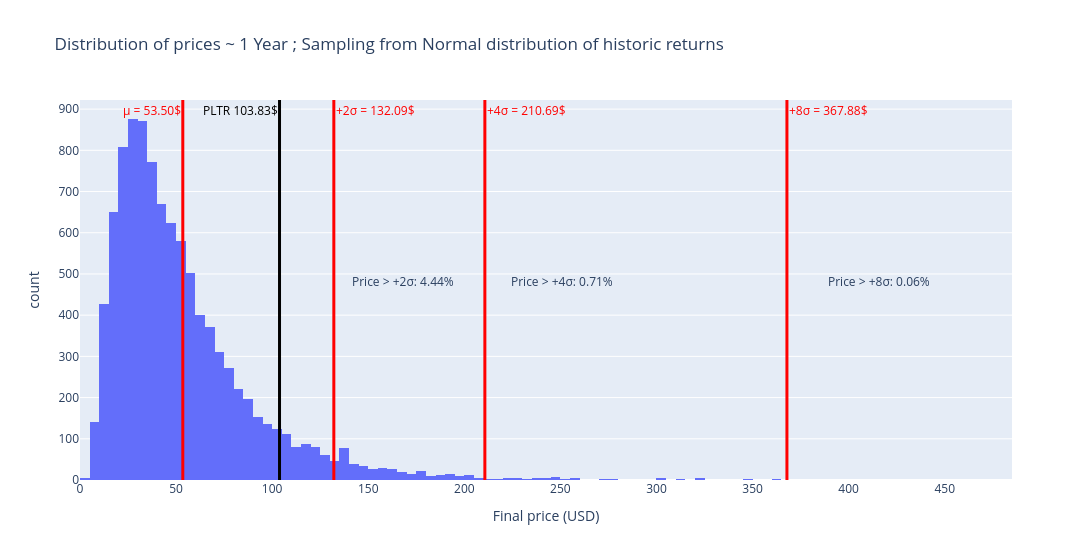

The notebook cell saved with this chart:
### Markdown cell above
### Price distribution
The histogram’s mean and standard deviation describe terminal prices in dollars.

### Code cell
dis = simulations_normal[-1, :]
fig = px.histogram(x=dis, nbins=100,width=1300, histfunc="count", labels={"x": "Final price (USD)"}, title="Distribution of prices ~ 1 Year ; Sampling from Normal distribution of historic returns")

μ = simulations_normal[-1, :].mean()
σ = simulations_normal[-1, :].std()

fig.add_vline(
    x=μ, line_color="red", line_width=3,
    annotation_text=f"μ = {μ:.2f}$",
    annotation_position=f"top left",
    annotation_font_color="red")
fig.add_vline(
    x=actual.iloc[-1], line_color="black", line_width=3,
    annotation_text=f"PLTR {actual.iloc[-1]:.2f}$",
    annotation_position=f"top left",
    annotation_font_color="black")

for a in (1, 2, 4, 8):
    for s in (+σ, ):
        if a < 2: continue
        fig.add_vline(
            x=μ + a*s, line_color="red", line_width=3,
            annotation_text=f"{'+' if s > 0 else '-'}{a}σ = {(μ + a*s):.2f}$",
            annotation_position=f"top {"right" if s > 0 else "left"}",
            annotation_font_color="red")
        fig.add_annotation(
            x=0.12 + a*0.085, y=0.55, xref="paper", yref="paper",
            text=f"Price > +{a}σ: {(simulations_normal[-1, :] > μ + a*σ).mean() * 100:.2f}%",
            showarrow=False, xanchor="left", yanchor="top")
fig.show()
print(f"P(Price > PLTR): {(simulations_normal[-1, :] > actual.iloc[-1]).mean() * 100:.2f}%")

### Figure 1 — Plotly figure (JSON) as saved in the notebook; plotly's stock layout.template omitted (floating-point values rounded to 4 significant figures; data arrays with more than 128 entries replaced by an {"elided": "..."} marker saying what was removed)
{"data": [{"bingroup": "x", "histfunc": "count", "hovertemplate": "Final price (USD)=%{x}<br>count=%{y}<extra></extra>", "legendgroup": "", "marker": {"color": "#636efa", "pattern": {"shape": ""}}, "name": "", "nbinsx": 100, "orientation": "v", "showlegend": false, "type": "histogram", "x": {"elided": "10000 float values"}, "xaxis": "x", "yaxis": "y"}], "layout": {"annotations": [{"font": {"color": "red"}, "showarrow": false, "text": "μ = 53.50$", "x": 53.5, "xanchor": "right", "xref": "x", "y": 1, "yanchor": "top", "yref": "y domain"}, {"font": {"color": "black"}, "showarrow": false, "text": "PLTR 103.83$", "x": 103.8, "xanchor": "right", "xref": "x", "y": 1, "yanchor": "top", "yref": "y domain"}, {"font": {"color": "red"}, "showarrow": false, "text": "+2σ = 132.09$", "x": 132.1, "xanchor": "left", "xref": "x", "y": 1, "yanchor": "top", "yref": "y domain"}, {"showarrow": false, "text": "Price > +2σ: 4.44%", "x": 0.29, "xanchor": "left", "xref": "paper", "y": 0.55, "yanchor": "top", "yref": "paper"}, {"font": {"color": "red"}, "showarrow": false, "text": "+4σ = 210.69$", "x": 210.7, "xanchor": "left", "xref": "x", "y": 1, "yanchor": "top", "yref": "y domain"}, {"showarrow": false, "text": "Price > +4σ: 0.71%", "x": 0.46, "xanchor": "left", "xref": "paper", "y": 0.55, "yanchor": "top", "yref": "paper"}, {"font": {"color": "red"}, "showarrow": false, "text": "+8σ = 367.88$", "x": 367.9, "xanchor": "left", "xref": "x", "y": 1, "yanchor": "top", "yref": "y domain"}, {"showarrow": false, "text": "Price > +8σ: 0.06%", "x": 0.8, "xanchor": "left", "xref": "paper", "y": 0.55, "yanchor": "top", "yref": "paper"}], "barmode": "relative", "legend": {"tracegroupgap": 0}, "shapes": [{"line": {"color": "red", "width": 3}, "type": "line", "x0": 53.5, "x1": 53.5, "xref": "x", "y0": 0, "y1": 1, "yref": "y domain"}, {"line": {"color": "black", "width": 3}, "type": "line", "x0": 103.8, "x1": 103.8, "xref": "x", "y0": 0, "y1": 1, "yref": "y domain"}, {"line": {"color": "red", "width": 3}, "type": "line", "x0": 132.1, "x1": 132.1, "xref": "x", "y0": 0, "y1": 1, "yref": "y domain"}, {"line": {"color": "red", "width": 3}, "type": "line", "x0": 210.7, "x1": 210.7, "xref": "x", "y0": 0, "y1": 1, "yref": "y domain"}, {"line": {"color": "red", "width": 3}, "type": "line", "x0": 367.9, "x1": 367.9, "xref": "x", "y0": 0, "y1": 1, "yref": "y domain"}], "title": {"text": "Distribution of prices ~ 1 Year ; Sampling from Normal distribution of historic returns"}, "width": 1300, "xaxis": {"anchor": "y", "domain": [0, 1], "title": {"text": "Final price (USD)"}}, "yaxis": {"anchor": "x", "domain": [0, 1], "title": {"text": "count"}}}}
